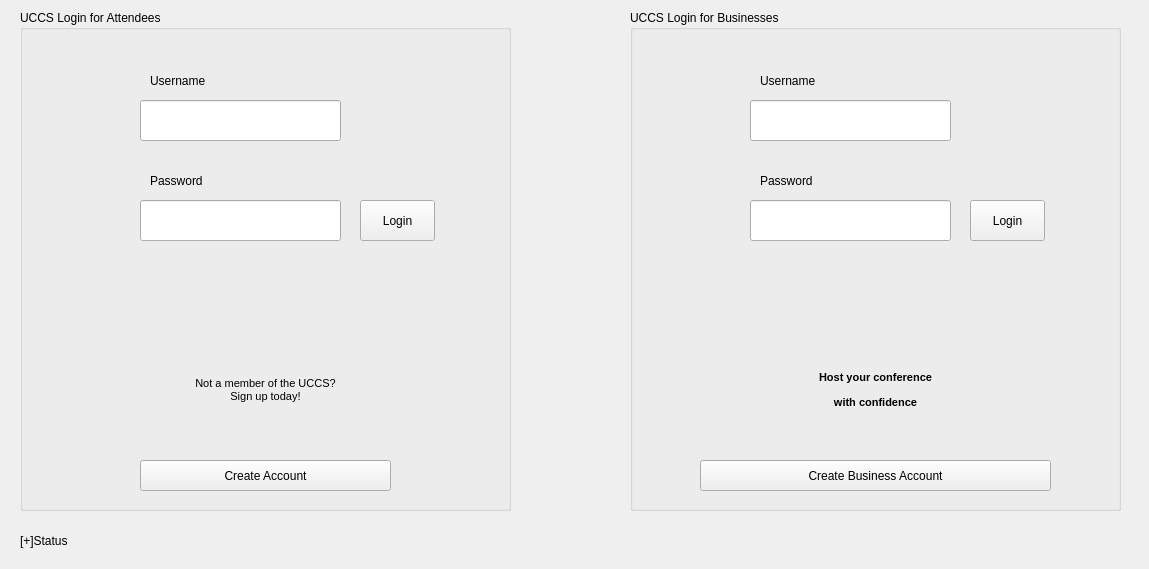
<?xml version="1.0" encoding="UTF-8"?>
<ui version="4.0">
 <class>Login</class>
 <widget class="QWidget" name="Login">
  <property name="geometry">
   <rect>
    <x>0</x>
    <y>0</y>
    <width>1149</width>
    <height>569</height>
   </rect>
  </property>
  <property name="windowTitle">
   <string>Login</string>
  </property>
  <widget class="QGroupBox" name="groupBox">
   <property name="geometry">
    <rect>
     <x>20</x>
     <y>10</y>
     <width>491</width>
     <height>501</height>
    </rect>
   </property>
   <property name="title">
    <string>UCCS Login for Attendees</string>
   </property>
   <widget class="QPushButton" name="pushButton_attendeeLogin">
    <property name="geometry">
     <rect>
      <x>340</x>
      <y>190</y>
      <width>75</width>
      <height>41</height>
     </rect>
    </property>
    <property name="text">
     <string>Login</string>
    </property>
   </widget>
   <widget class="QLineEdit" name="lineEdit_username">
    <property name="geometry">
     <rect>
      <x>120</x>
      <y>90</y>
      <width>201</width>
      <height>41</height>
     </rect>
    </property>
    <property name="text">
     <string/>
    </property>
   </widget>
   <widget class="QLineEdit" name="lineEdit_password">
    <property name="geometry">
     <rect>
      <x>120</x>
      <y>190</y>
      <width>201</width>
      <height>41</height>
     </rect>
    </property>
    <property name="text">
     <string/>
    </property>
    <property name="echoMode">
     <enum>QLineEdit::Password</enum>
    </property>
   </widget>
   <widget class="QPushButton" name="pushButton_createAttendeeAccount">
    <property name="geometry">
     <rect>
      <x>120</x>
      <y>450</y>
      <width>251</width>
      <height>31</height>
     </rect>
    </property>
    <property name="text">
     <string>Create Account</string>
    </property>
   </widget>
   <widget class="QLabel" name="label_username">
    <property name="geometry">
     <rect>
      <x>130</x>
      <y>50</y>
      <width>191</width>
      <height>41</height>
     </rect>
    </property>
    <property name="text">
     <string>Username</string>
    </property>
   </widget>
   <widget class="QLabel" name="label_pass">
    <property name="geometry">
     <rect>
      <x>130</x>
      <y>150</y>
      <width>191</width>
      <height>41</height>
     </rect>
    </property>
    <property name="text">
     <string>Password</string>
    </property>
   </widget>
   <widget class="QLabel" name="label_notamember">
    <property name="geometry">
     <rect>
      <x>10</x>
      <y>330</y>
      <width>471</width>
      <height>101</height>
     </rect>
    </property>
    <property name="text">
     <string>&lt;html&gt;&lt;head&gt;&lt;meta name=&quot;qrichtext&quot; content=&quot;1&quot; /&gt;&lt;style type=&quot;text/css&quot;&gt;
p, li { white-space: pre-wrap; }
&lt;/style&gt;&lt;/head&gt;&lt;body style=&quot; font-family:'MS Shell Dlg 2'; font-size:8.25pt; font-weight:400; font-style:normal;&quot;&gt;
&lt;p align=&quot;center&quot; style=&quot; margin-top:0px; margin-bottom:0px; margin-left:0px; margin-right:0px; -qt-block-indent:0; text-indent:0px;&quot;&gt;Not a member of the UCCS?&lt;/p&gt;
&lt;p align=&quot;center&quot; style=&quot; margin-top:0px; margin-bottom:0px; margin-left:0px; margin-right:0px; -qt-block-indent:0; text-indent:0px;&quot;&gt;Sign up today!&lt;/p&gt;&lt;/body&gt;&lt;/html&gt;</string>
    </property>
   </widget>
   <widget class="QLabel" name="label_attend_login_status">
    <property name="geometry">
     <rect>
      <x>10</x>
      <y>240</y>
      <width>471</width>
      <height>71</height>
     </rect>
    </property>
    <property name="text">
     <string/>
    </property>
   </widget>
  </widget>
  <widget class="QGroupBox" name="groupBox_2">
   <property name="geometry">
    <rect>
     <x>630</x>
     <y>10</y>
     <width>491</width>
     <height>501</height>
    </rect>
   </property>
   <property name="title">
    <string>UCCS Login for Businesses</string>
   </property>
   <widget class="QPushButton" name="pushButton_loginBusiness">
    <property name="geometry">
     <rect>
      <x>340</x>
      <y>190</y>
      <width>75</width>
      <height>41</height>
     </rect>
    </property>
    <property name="text">
     <string>Login</string>
    </property>
   </widget>
   <widget class="QLineEdit" name="lineEdit_business_username">
    <property name="geometry">
     <rect>
      <x>120</x>
      <y>90</y>
      <width>201</width>
      <height>41</height>
     </rect>
    </property>
    <property name="text">
     <string/>
    </property>
   </widget>
   <widget class="QLineEdit" name="lineEdit_business_password">
    <property name="geometry">
     <rect>
      <x>120</x>
      <y>190</y>
      <width>201</width>
      <height>41</height>
     </rect>
    </property>
    <property name="text">
     <string/>
    </property>
    <property name="echoMode">
     <enum>QLineEdit::Password</enum>
    </property>
   </widget>
   <widget class="QPushButton" name="pushButton_createBusinessAccount">
    <property name="geometry">
     <rect>
      <x>70</x>
      <y>450</y>
      <width>351</width>
      <height>31</height>
     </rect>
    </property>
    <property name="text">
     <string>Create Business Account</string>
    </property>
   </widget>
   <widget class="QLabel" name="label_username_2">
    <property name="geometry">
     <rect>
      <x>130</x>
      <y>50</y>
      <width>191</width>
      <height>41</height>
     </rect>
    </property>
    <property name="text">
     <string>Username</string>
    </property>
   </widget>
   <widget class="QLabel" name="label_pass_2">
    <property name="geometry">
     <rect>
      <x>130</x>
      <y>150</y>
      <width>191</width>
      <height>41</height>
     </rect>
    </property>
    <property name="text">
     <string>Password</string>
    </property>
   </widget>
   <widget class="QLabel" name="label_notamember_2">
    <property name="geometry">
     <rect>
      <x>10</x>
      <y>330</y>
      <width>471</width>
      <height>101</height>
     </rect>
    </property>
    <property name="text">
     <string>&lt;html&gt;&lt;head/&gt;&lt;body&gt;&lt;p align=&quot;center&quot;&gt;&lt;span style=&quot; font-size:8.25pt; font-weight:600;&quot;&gt;Host your conference&lt;/span&gt;&lt;/p&gt;&lt;p align=&quot;center&quot;&gt;&lt;span style=&quot; font-size:8.25pt; font-weight:600;&quot;&gt;with confidence&lt;/span&gt;&lt;/p&gt;&lt;/body&gt;&lt;/html&gt;</string>
    </property>
   </widget>
   <widget class="QLabel" name="label">
    <property name="geometry">
     <rect>
      <x>-350</x>
      <y>232</y>
      <width>291</width>
      <height>31</height>
     </rect>
    </property>
    <property name="text">
     <string>TextLabel</string>
    </property>
   </widget>
   <widget class="QLabel" name="label_business_login_status">
    <property name="geometry">
     <rect>
      <x>10</x>
      <y>240</y>
      <width>471</width>
      <height>71</height>
     </rect>
    </property>
    <property name="text">
     <string/>
    </property>
   </widget>
  </widget>
  <widget class="QLabel" name="label_DBstatus">
   <property name="geometry">
    <rect>
     <x>20</x>
     <y>520</y>
     <width>771</width>
     <height>41</height>
    </rect>
   </property>
   <property name="text">
    <string>[+]Status</string>
   </property>
  </widget>
 </widget>
 <layoutdefault spacing="6" margin="11"/>
 <resources/>
 <connections/>
</ui>
